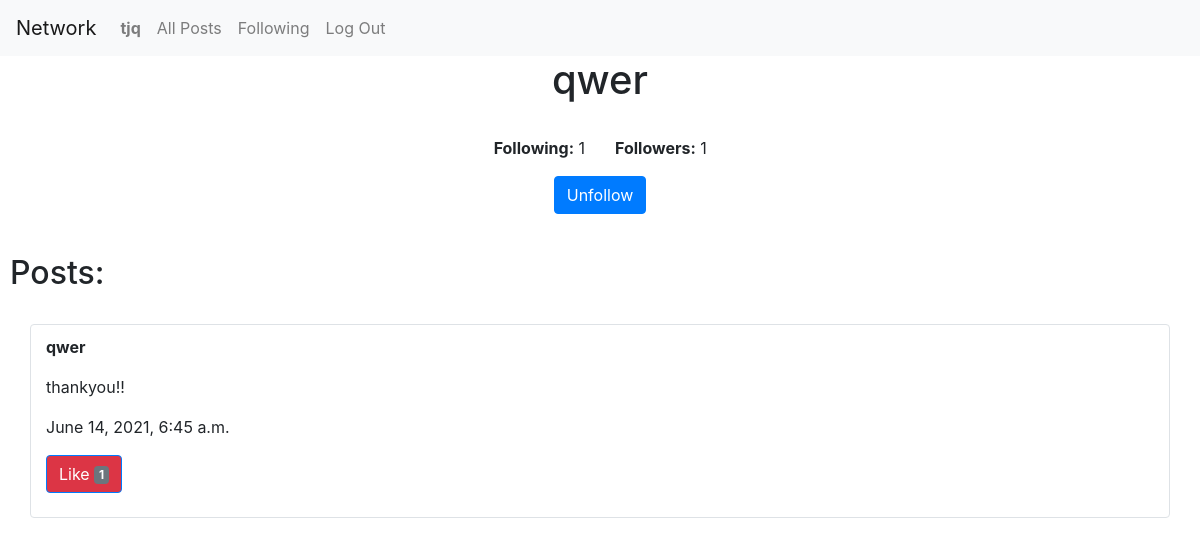
/qwer (signed in), run on the app's committed database.
### network/models.py (models this page shows, shortened)
class User(AbstractUser):
    def __str__(self):
        return f"{self.username}"

class Follow(models.Model):
    user = models.ForeignKey(User, on_delete=models.CASCADE)
    following = models.IntegerField(default= 0)
    followers = models.IntegerField(default= 0)

class Following(models.Model):
    user = models.ForeignKey(User, on_delete=models.CASCADE, related_name="user")
    idol = models.ForeignKey(User, on_delete=models.CASCADE, related_name="idol")
    following = models.BooleanField(blank=False)

class Posts(models.Model):
    user = models.ForeignKey(User, on_delete=models.CASCADE)
    content = models.TextField(blank= False)
    time = models.DateTimeField(auto_now_add=True)
    likes = models.IntegerField(blank= False, default= 0)

### network/views.py (the view)
# urls.py: path("<str:user>", views.profile, name="profile")
@login_required(login_url="login")
def profile(request, user):
    user = User.objects.get(username=user)
    posts = Posts.objects.filter(user=user).all()
    posts = posts.order_by('time').reverse()
    if len(Follow.objects.filter(user=user).all()) == 0:
        temp = Follow.objects.create(user=user)
        temp.save()
    follows = Follow.objects.filter(user=user).all()
    if request.user != user:
        if len(Following.objects.filter(user=request.user, idol=user).all()) == 0:
            temp2 = Following.objects.create(user=request.user, idol=user, following=False)
            temp2.save()
    following = Following.objects.filter(user=request.user, idol=user).all()
    page_len = 1
    count = 0
    for i in posts:
        if count != 0:
            if count % 10 == 0:
                page_len += 1
        count += 1
    p = Paginator(posts, 10)
    temp_list = []
    for i in range(page_len):
        temp_page = p.get_page(i + 1)
        temp_list.append(temp_page.object_list)
    posts = temp_list[0]
    page_num = 1
    return render(request, "network/profile.html", {
        "posts": posts,
        "follows": follows,
        "following": following,
        "page_num": page_num,
        "page_len": page_len
    })

### network/templates/network/profile.html (shortened to what this page needs)
{% extends 'network/layout.html' %}
{% block body %}
    {% for follow in follows %}
        <h1 style="text-align:center;">{{follow.user}}</h1>
        <br>
        <div class= "container">
            <div class="row">
                <div class="col-6" style="text-align:right;">
                    <p><b>Following:</b> {{follow.following}}</p>
                </div>
                <div class="col-6">
                    <p><b>Followers:</b> {{follow.followers}}</p>
                </div>
            </div>
            <div class="row">
                <div class="col-12" style="text-align:center;">
                    {% if request.user != follow.user %}
                        {% for temp in following %}
                            {% if temp.following %}
                                <form action="{% url 'follow' %}" method="post">
                                    <input type="submit" value="Unfollow" class="btn btn-primary mb-3">
                                </form>
                            {% endif %}
                        {% endfor %}
                    {% endif %}
                </div>
            </div>
        </div>
    {% endfor %}
    <br>
    <h2>Posts: </h2>
    {% for post in posts %}
        <br>
        <div class= "container border rounded padding-top">
            <p><b>{{post.user}}</b></p>
            <p id="p{{post.id}}">{{post.content}}</p>
            <p>{{post.time}}</p>
            <button id="l{{post.id}}" name="likepost" value="{{post.id}}" type="button" class="btn btn-primary bg-danger">
                Like <span class="badge bg-secondary">{{post.likes}}</span>
            </button>
            <br></br>
        </div>
    {% endfor %}
{% endblock %}

### network/templates/network/layout.html (shortened to what this page needs)
{% load static %}
<!DOCTYPE html>
<html lang="en">
    <head>
        <link rel="stylesheet" href="https://stackpath.bootstrapcdn.com/bootstrap/4.4.1/css/bootstrap.min.css">
        <link href="{% static 'network/styles.css' %}" rel="stylesheet">
    </head>
    <body>
        <nav class="navbar navbar-expand-lg navbar-light bg-light">
            <a class="navbar-brand" href="#">Network</a>
            <div>
              <ul class="navbar-nav mr-auto">
                {% if user.is_authenticated %}
                    <li class="nav-item">
                        <a class="nav-link" href="{% url 'profile' user.username %}"><strong>{{ user.username }}</strong></a>
                    </li>
                {% endif %}
                <li class="nav-item">
                  <a class="nav-link" href="{% url 'index' %}">All Posts</a>
                </li>
                {% if user.is_authenticated %}
                    <li class="nav-item">
                        <a class="nav-link" href="{% url 'following' %}">Following</a>
                    </li>
                    <li class="nav-item">
                        <a class="nav-link" href="{% url 'logout' %}">Log Out</a>
                    </li>
                {% endif %}
              </ul>
            </div>
          </nav>
        <div class="body">
            {% block body %}
            {% endblock %}
        </div>
    </body>
</html>

### network/static/network/styles.css (style rules this page uses)
h2 { padding-left: 10px; }
.padding-top { padding-top: 10px; }

### data on the page
User: username "tjq"
Follow: user "qwer", following "1", followers "1"
Posts: user "qwer", content "thankyou!!", time "June 14, 2021, 6:45 a.m.", {{ post.id }} 34 (drawn), likes "1"
